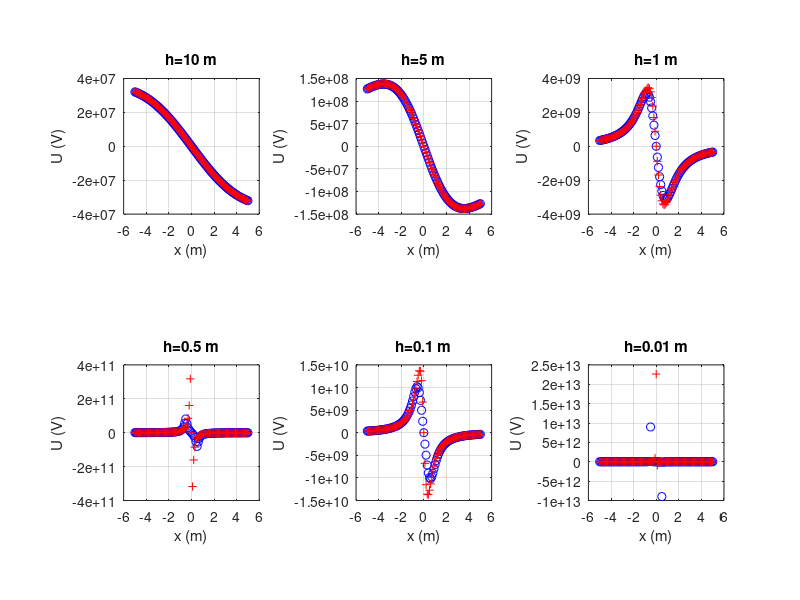

This chart was generated by the following MATLAB code:
clear, clc, close all

P10=load('potencial10.dat');
P5=load('potencial5.dat');
P1=load('potencial1.dat');
P05=load('potencial01.dat');
P01=load('potencial05.dat');
P001=load('potencial001.dat');

x=P10(:,1);

uq10=P10(:,2);
ud10=P10(:,3);

uq5=P5(:,2);
ud5=P5(:,3);

uq1=P1(:,2);
ud1=P1(:,3);

uq05=P05(:,2);
ud05=P05(:,3);

uq01=P01(:,2);
ud01=P01(:,3);

uq001=P001(:,2);
ud001=P001(:,3);

figure

subplot(2,3,1)
plot(x,uq10,'bo')
hold on
plot(x,ud10,'r+')
hold off
grid on
axis square
ylabel('U (V)')
xlabel('x (m)')
title('h=10 m')

subplot(2,3,2)
plot(x,uq5,'bo')
hold on
plot(x,ud5,'r+')
hold off
grid on
axis square
ylabel('U (V)')
xlabel('x (m)')
title('h=5 m')

subplot(2,3,3)
plot(x,uq1,'bo')
hold on
plot(x,ud1,'r+')
hold off
grid on
axis square
ylabel('U (V)')
xlabel('x (m)')
title('h=1 m')

subplot(2,3,4)
plot(x,uq05,'bo')
hold on
plot(x,ud05,'r+')
hold off
grid on
axis square
ylabel('U (V)')
xlabel('x (m)')
title('h=0.5 m')

subplot(2,3,5)
plot(x,uq01,'bo')
hold on
plot(x,ud01,'r+')
hold off
grid on
axis square
ylabel('U (V)')
xlabel('x (m)')
title('h=0.1 m')

subplot(2,3,6)
plot(x,uq001,'bo')
hold on
plot(x,ud001,'r+')
hold off
grid on
axis square
ylabel('U (V)')
xlabel('x (m)')
title('h=0.01 m')